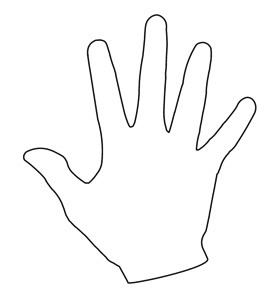
#> input picture 03_opencv/img/hand.jpg, 269 x 295 px, given in place of the camera
$ python linetracer_02.py
#> lines starting #> are read from the running program, lines starting #| are printed output that depends on the picture; after the words box and inside, x2 and y2 are one past the last pixel; in counts of white or black regions, pixels touching at a corner belong together
# 검은색 라인이 그려진 종이 감지 시 촬영
# 히스토그램으로 픽셀 분석

import cv2
import numpy as np
import os
import matplotlib.pylab as plt

cap = cv2.VideoCapture(0)
cap.set(cv2.CAP_PROP_FRAME_WIDTH, 640)
cap.set(cv2.CAP_PROP_FRAME_HEIGHT, 480)

# 촬영된 사진 저장 위치 설정
save_dir = '../result_screenshot'
os.makedirs(save_dir, exist_ok=True)
line_detected = False

while cap.isOpened():
    ret, frame = cap.read()
#> frame is the input picture: shape (295, 269, 3); min 0, max 255, mean 249.1
    if not ret:
        print("카메라 프레임이 잡히지 않았습니다.")
        break

    # 그레이스케일로 전환
    gray = cv2.cvtColor(frame, cv2.COLOR_BGR2GRAY)

    # 종이를 구별하기 위한 쓰레싱
    _, paper_mask = cv2.threshold(gray, 200, 255, cv2.THRESH_BINARY)
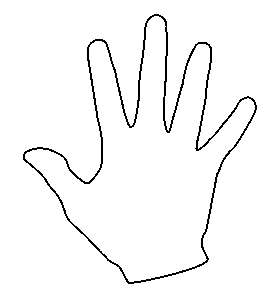
#> paper_mask: shape (295, 269); 96.8% white; black in thin lines or dots, all inside (x1, y1, x2, y2) = (23, 14, 257, 284)

    # 종이의 윤곽선 검별
    contours, _ = cv2.findContours(paper_mask, cv2.RETR_EXTERNAL, cv2.CHAIN_APPROX_SIMPLE)
#> contours = [[[0, 0], [0, 294], [268, 294], [268, 0]]]

    paper_present = False
    for cnt in contours:
        area = cv2.contourArea(cnt)
        # 카메라 범위 설정 (종이 감지를 위한 최소한의 크기)
        if area > 50000:
            paper_present = True
            x, y, w, h = cv2.boundingRect(cnt)
            cv2.rectangle(frame, (x,y), (x+w, y+h), (0,255,0), 2)

            # 종이에 그려진 검은색 라인을 찾기 위한 크롭
            paper_region = gray[y:y+h, x:x+w]
            _, line_mask = cv2.threshold(paper_region, 60, 255, cv2.THRESH_BINARY_INV)

            black_pixels = cv2.countNonZero(line_mask)
            # 검은색 라인 감지
            if black_pixels > 5000:
                # 여러 장 사진 찍기 방지용
                if not line_detected:
                    img_path = os.path.join(save_dir, f'pic.jpg')
                    cv2.imwrite(img_path, frame)
                    print("사진이 저장되었습니다.")
                    line_detected = True
            else:
                line_detected = False
#> this loop made 1 pass
#> (cnt, area, paper_present, x, y, w, h, black_pixels) on pass 1: ([[0, 0], [0, 294], [268, 294], [268, 0]], 78792, True, 0, 0, 269, 295, 1159)
#> pass 1, `_, line_mask = cv2.threshold(paper_region, 60, 255, cv2.THRESH_BINARY_..`:
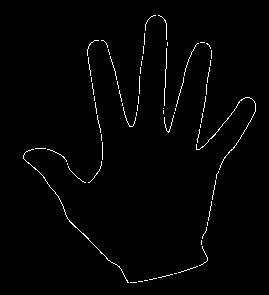
#> line_mask: shape (295, 269); 1.5% white in thin lines or dots, all inside (x1, y1, x2, y2) = (23, 15, 256, 283)
#> after the loop:
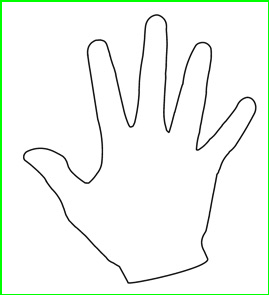
#> frame: shape (295, 269, 3); 2.12% of pixels changed, all inside (x1, y1, x2, y2) = (0, 0, 269, 295)

    cv2.imshow("Pic", frame)

    if cv2.waitKey(1) == ord('q'):
#> (key q is pressed here)
        break

img = cv2.imread('../result_screenshot/pic.jpg')
cv2.imshow('img', img)

# 히스토그램 계산 및 그리기
channels = cv2.split(img)
#> channels = ()
colors = ('b', 'g', 'r')
for (ch, color) in zip (channels, colors):
    hist = cv2.calcHist([ch], [0], None, [256], [0, 256])
    plt.plot(hist, color = color)
#> this loop made 0 passes
plt.show()

cap.release()
cv2.destroyAllWindows()

$ run again, on 03_opencv/img/shapes.png
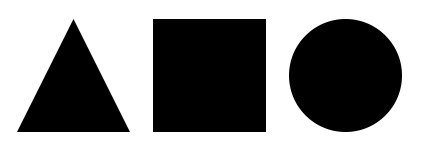
#> input picture 03_opencv/img/shapes.png, 423 x 150 px, given in place of the camera
#> frame is the input picture: shape (150, 423, 3); min 0, max 255, mean 137.7
#> `_, paper_mask = cv2.threshold(gray, 200, 255, cv2.THRESH_BINARY)`:
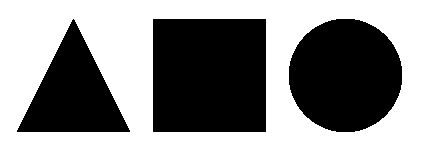
#> paper_mask: shape (150, 423); 53.7% white; 3 black regions, box (x1, y1, x2, y2) and area: (153, 19, 266, 132) 12769, (289, 19, 402, 132) 10113, (17, 19, 130, 132) 6497
#> contours = [[[0, 0], [0, 149], [422, 149], [422, 0]]]
#> the loop `for cnt in contours:` made 1 pass
#> (cnt, area, paper_present, x, y, w, h, black_pixels) on pass 1: ([[0, 0], [0, 149], [422, 149], [422, 0]], 62878, True, 0, 0, 423, 150, 28982)
#> (printed output is left out)
#> after the loop `for cnt in contours:`: img_path = '../result_screenshot/pic.jpg'
#> the loop `for (ch, color) in zip (channels, colors):` made 3 passes
#> color on passes 1 to 3: 'b', 'g', 'r'
#> `cv2.destroyAllWindows()`:
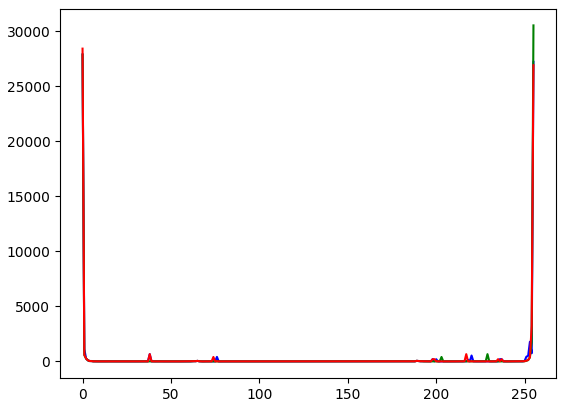
#> figure drawn by matplotlib, 1 panel; curve peaks at x = 0, y = 27889; curve peaks at x = 255, y = 30526; curve peaks at x = 0, y = 28416

$ run again, on 03_opencv/img/shapes_donut.png
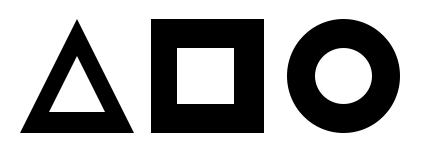
#> input picture 03_opencv/img/shapes_donut.png, 421 x 154 px, given in place of the camera
#> frame is the input picture: shape (154, 421, 3); min 0, max 255, mean 167.6
#> `_, paper_mask = cv2.threshold(gray, 200, 255, cv2.THRESH_BINARY)`:
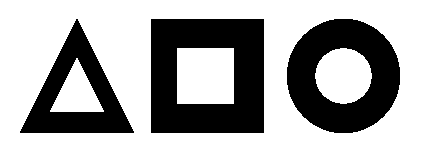
#> paper_mask: shape (154, 421); 65.2% white; 3 black regions, box (x1, y1, x2, y2) and area: (151, 19, 264, 133) 9690, (287, 19, 400, 133) 7742, (20, 19, 134, 133) 5100
#> contours = [[[0, 0], [0, 153], [420, 153], [420, 0]]]
#> the loop `for cnt in contours:` made 1 pass
#> (cnt, area, paper_present, x, y, w, h, black_pixels) on pass 1: ([[0, 0], [0, 153], [420, 153], [420, 0]], 64260, True, 0, 0, 421, 154, 21952)
#> (printed output is left out)
#> after the loop `for cnt in contours:`: img_path = '../result_screenshot/pic.jpg'
#> the loop `for (ch, color) in zip (channels, colors):` made 3 passes
#> color on passes 1 to 3: 'b', 'g', 'r'
#> `cv2.destroyAllWindows()`:
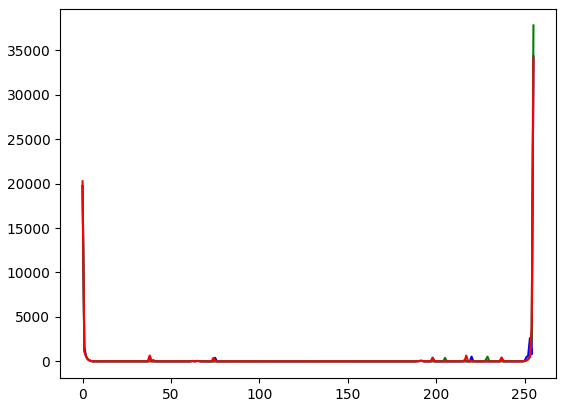
#> figure drawn by matplotlib, 1 panel; curve peaks at x = 255, y = 34320; curve peaks at x = 255, y = 37788; curve peaks at x = 255, y = 34159
